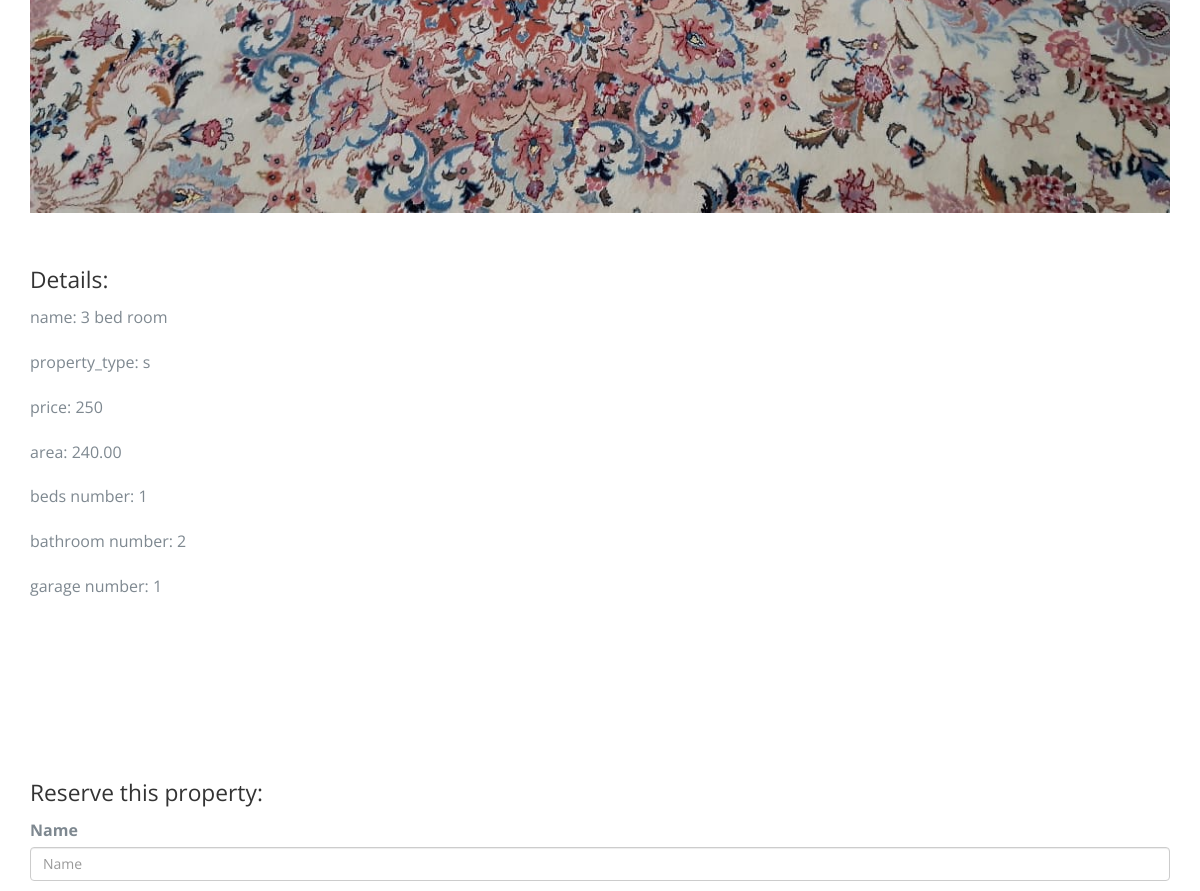
/property/1 (middle part), run on an earlier commit of the app's database.
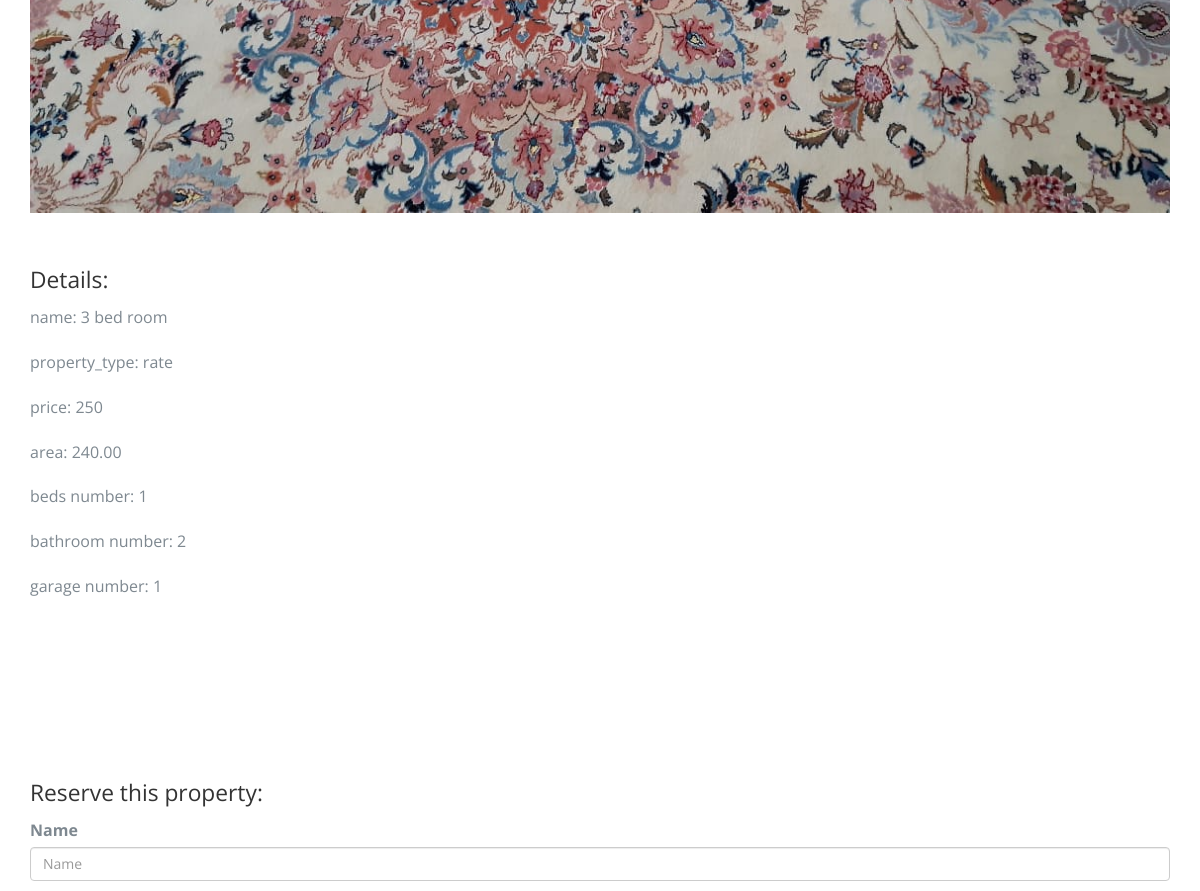
And on a later commit of the database.
### property/models.py (models this page shows)
class Property(models.Model):
    name = models.CharField(max_length=50)
    property_type = models.CharField(choices=property_type, max_length=10)
    price = models.PositiveIntegerField()
    area = models.DecimalField(decimal_places=2, max_digits=8)
    beds_number = models.PositiveIntegerField()
    baths_number = models.PositiveIntegerField()
    garage_number = models.PositiveIntegerField()
    category = models.ForeignKey('Category', null=True, on_delete=models.SET_NULL)
    image = models.ImageField(upload_to='property/', null=True)
    location= models.CharField(max_length=50,null=True)
    def __str__(self):
        return self.name
    class Meta:
        verbose_name = 'property'
        verbose_name_plural = 'properties'

### property/views.py (the view)
# urls.py: path('<int:id>', views.property_detail, name='property_detail'),
def property_detail(request, id):
    property_detail = Property.objects.get(id=id)
    if request.method == 'POST':
        reserve_form = ReserveForm(request.POST)
        if reserve_form.is_valid():
            reserve_form.save()
    else:
        reserve_form = ReserveForm()
    context = {
        'property_detail': property_detail,
        'reserve_form': reserve_form
    }
    return render(request, 'property/property_detail.html', context)

### property/forms.py
class ReserveForm(forms.ModelForm):
    class Meta:
        model = Reserve
        fields = '__all__'

### property/templates/property/property_detail.html (shortened to what this page needs)
{% extends 'base.html' %}
{% load bootstrap4 %}
{% block body %}
    <section class="probootstrap-section">
        <div class="container">
            <div class="row">
                <div class="col-md-12">
                    <p><img src="{{ property_detail.image.url }}" class="img-responsive"
                            alt="Free Bootstrap Template by uicookies.com"></p>
                </div>
            </div>
            <div class="row">
                <div class="col-md-10">
                    <h2>Details: </h2>
                    <p> name: {{ property_detail.name }}</p>
                    <p>property_type: {{ property_detail.property_type }}</p>
                    <p>price: {{ property_detail.price }}</p>
                    <p>area: {{ property_detail.area }}</p>
                    <p>beds number: {{ property_detail.beds_number }}</p>
                    <p>bathroom number: {{ property_detail.baths_number }}</p>
                    <p>garage number: {{ property_detail.garage_number }}</p>
                </div>
            </div>
        </div>
    </section>
    <section class="probootstrap-section">
        <div class="container">
            <div class="row">
                <div class="col-md-12">
                    <h2> Reserve this property:</h2>
                    <form method="post" action="">
                        {% bootstrap_form reserve_form %}
                    </form>
                </div>
            </div>
        </div>
    </section>
{% endblock %}

What changed in the data, as far as the page shows it:
changed Property "3 bed room": property_type "s" → "rate"
